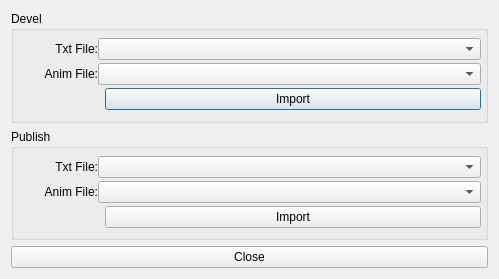
<?xml version="1.0" encoding="UTF-8"?>
<ui version="4.0">
 <class>Dialog</class>
 <widget class="QDialog" name="Dialog">
  <property name="geometry">
   <rect>
    <x>0</x>
    <y>0</y>
    <width>499</width>
    <height>279</height>
   </rect>
  </property>
  <property name="windowTitle">
   <string>Anim Import</string>
  </property>
  <layout class="QGridLayout" name="gridLayout_3">
   <item row="0" column="0">
    <widget class="QGroupBox" name="groupBox">
     <property name="title">
      <string>Devel</string>
     </property>
     <layout class="QGridLayout" name="gridLayout">
      <property name="verticalSpacing">
       <number>0</number>
      </property>
      <property name="margin">
       <number>4</number>
      </property>
      <item row="0" column="0">
       <layout class="QHBoxLayout" name="horizontalLayout">
        <item>
         <widget class="QLabel" name="label">
          <property name="sizePolicy">
           <sizepolicy hsizetype="Maximum" vsizetype="Preferred">
            <horstretch>0</horstretch>
            <verstretch>0</verstretch>
           </sizepolicy>
          </property>
          <property name="minimumSize">
           <size>
            <width>80</width>
            <height>0</height>
           </size>
          </property>
          <property name="maximumSize">
           <size>
            <width>80</width>
            <height>16777215</height>
           </size>
          </property>
          <property name="text">
           <string>Txt File:</string>
          </property>
          <property name="alignment">
           <set>Qt::AlignRight|Qt::AlignTrailing|Qt::AlignVCenter</set>
          </property>
         </widget>
        </item>
        <item>
         <widget class="QComboBox" name="Devel_Txt_comboBox"/>
        </item>
       </layout>
      </item>
      <item row="1" column="0">
       <layout class="QHBoxLayout" name="horizontalLayout_2">
        <item>
         <widget class="QLabel" name="label_2">
          <property name="sizePolicy">
           <sizepolicy hsizetype="Maximum" vsizetype="Preferred">
            <horstretch>0</horstretch>
            <verstretch>0</verstretch>
           </sizepolicy>
          </property>
          <property name="minimumSize">
           <size>
            <width>80</width>
            <height>0</height>
           </size>
          </property>
          <property name="maximumSize">
           <size>
            <width>80</width>
            <height>16777215</height>
           </size>
          </property>
          <property name="text">
           <string>Anim File:</string>
          </property>
          <property name="alignment">
           <set>Qt::AlignRight|Qt::AlignTrailing|Qt::AlignVCenter</set>
          </property>
         </widget>
        </item>
        <item>
         <widget class="QComboBox" name="Devel_Anim_comboBox"/>
        </item>
       </layout>
      </item>
      <item row="2" column="0">
       <layout class="QHBoxLayout" name="horizontalLayout_5">
        <item>
         <spacer name="horizontalSpacer">
          <property name="orientation">
           <enum>Qt::Horizontal</enum>
          </property>
          <property name="sizeType">
           <enum>QSizePolicy::Maximum</enum>
          </property>
          <property name="sizeHint" stdset="0">
           <size>
            <width>87</width>
            <height>20</height>
           </size>
          </property>
         </spacer>
        </item>
        <item>
         <widget class="QPushButton" name="Devel_Import_pushButton">
          <property name="text">
           <string>Import</string>
          </property>
         </widget>
        </item>
       </layout>
      </item>
     </layout>
    </widget>
   </item>
   <item row="1" column="0">
    <widget class="QGroupBox" name="groupBox_2">
     <property name="title">
      <string>Publish</string>
     </property>
     <layout class="QGridLayout" name="gridLayout_2">
      <property name="verticalSpacing">
       <number>0</number>
      </property>
      <property name="margin">
       <number>4</number>
      </property>
      <item row="0" column="0">
       <layout class="QHBoxLayout" name="horizontalLayout_3">
        <item>
         <widget class="QLabel" name="label_3">
          <property name="sizePolicy">
           <sizepolicy hsizetype="Maximum" vsizetype="Preferred">
            <horstretch>0</horstretch>
            <verstretch>0</verstretch>
           </sizepolicy>
          </property>
          <property name="minimumSize">
           <size>
            <width>80</width>
            <height>0</height>
           </size>
          </property>
          <property name="maximumSize">
           <size>
            <width>80</width>
            <height>16777215</height>
           </size>
          </property>
          <property name="text">
           <string>Txt File:</string>
          </property>
          <property name="alignment">
           <set>Qt::AlignRight|Qt::AlignTrailing|Qt::AlignVCenter</set>
          </property>
         </widget>
        </item>
        <item>
         <widget class="QComboBox" name="Publish_Txt_comboBox"/>
        </item>
       </layout>
      </item>
      <item row="1" column="0">
       <layout class="QHBoxLayout" name="horizontalLayout_4">
        <item>
         <widget class="QLabel" name="label_4">
          <property name="sizePolicy">
           <sizepolicy hsizetype="Maximum" vsizetype="Preferred">
            <horstretch>0</horstretch>
            <verstretch>0</verstretch>
           </sizepolicy>
          </property>
          <property name="minimumSize">
           <size>
            <width>80</width>
            <height>0</height>
           </size>
          </property>
          <property name="maximumSize">
           <size>
            <width>80</width>
            <height>16777215</height>
           </size>
          </property>
          <property name="text">
           <string>Anim File:</string>
          </property>
          <property name="alignment">
           <set>Qt::AlignRight|Qt::AlignTrailing|Qt::AlignVCenter</set>
          </property>
         </widget>
        </item>
        <item>
         <widget class="QComboBox" name="Publish_Anim_comboBox"/>
        </item>
       </layout>
      </item>
      <item row="2" column="0">
       <layout class="QHBoxLayout" name="horizontalLayout_6">
        <item>
         <spacer name="horizontalSpacer_2">
          <property name="orientation">
           <enum>Qt::Horizontal</enum>
          </property>
          <property name="sizeType">
           <enum>QSizePolicy::Maximum</enum>
          </property>
          <property name="sizeHint" stdset="0">
           <size>
            <width>87</width>
            <height>20</height>
           </size>
          </property>
         </spacer>
        </item>
        <item>
         <widget class="QPushButton" name="Publish_Import_pushButton">
          <property name="text">
           <string>Import</string>
          </property>
         </widget>
        </item>
       </layout>
      </item>
     </layout>
    </widget>
   </item>
   <item row="2" column="0">
    <widget class="QPushButton" name="Close_pushButton">
     <property name="text">
      <string>Close</string>
     </property>
    </widget>
   </item>
  </layout>
 </widget>
 <resources/>
 <connections/>
</ui>
